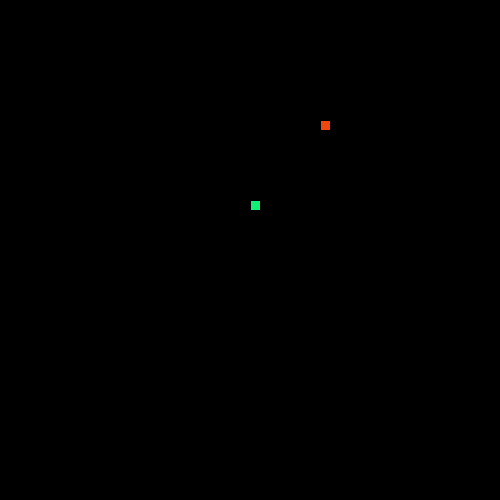
Frame 1 (no input)
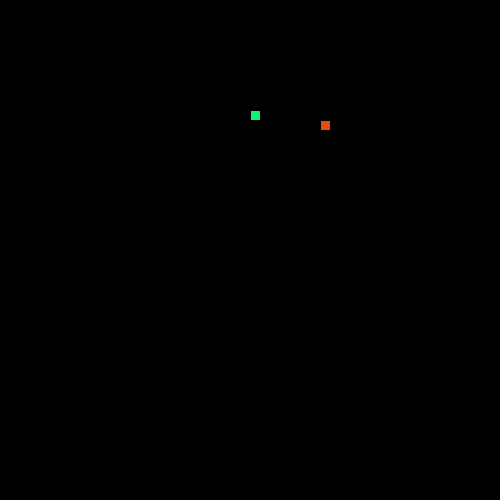
Frame 60 (the mouse pressed at the canvas centre just before this capture)
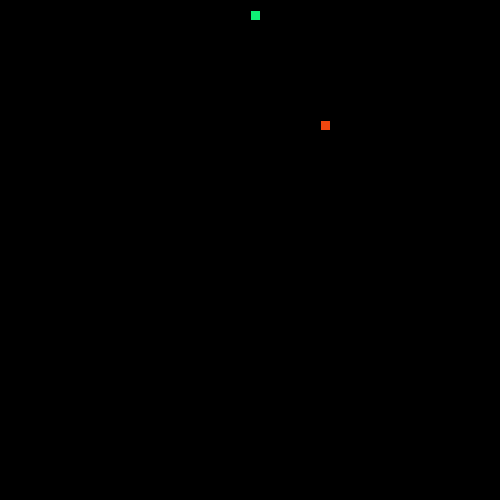
Frame 120 (the mouse held since frame 60 and released just before this capture)

The Processing sketch that drew these frames (run headless with seeded random() and noise(); from frame 60 on, the mouse is pressed at the canvas centre):

// Processing sketch: SnakeRecipe
// ── SnakeRecipe.pde

// 1. Follow the recipe instructions inside the Segment class.

// The Segment class will be used to represent each part of the moving snake.

class Segment {

  //2. Create x and y member variables to hold the location of each segment.
int x;
int y;
  // 3. Add a constructor with parameters to initialize each variable.
Segment(int x, int y){
  this.x= x;
  this.y= y;

}

  // 4. Add getter and setter methods for both the x and y member variables.
  public int getX(){
    return this.x;
  }
  public void setX(int xPosition){
    this.x = xPosition;
  }
  public int getY(){
    return this.y;
  }
  public void setY(int yPosition){
    this.y = yPosition;
  }
}


// 5. Create (but do not initialize) a Segment variable to hold the head of the Snake
 Segment head;


// 6. Create and initialize a String to hold the direction of your snake e.g. "up"
int direction = UP;


// 7. Create and initialize a variable to hold how many pieces of food the snake has eaten.
// give it a value of 1 to start.
int piecesFood = 1;


// 8. Create and initialize foodX and foodY variables to hold the location of the food.
int foodX= ((int)random(50)*10);
int foodY= ((int)random(50)*10);
// (Hint: use the random method to set both the x and y to random locations within the screen size (500 by 500).)

//int foodX = ((int)random(50)*10);



void setup() {

  // 9. Set the size of your sketch (500 by 500).

  size(500, 500);


  // 10. initialize your head to a new segment.
  head = new Segment(250, 200);

  // 11. Use the frameRate(int rate) method to set the rate to 20.
  frameRate(20);
}


void draw() {

  background(0);


  //12. Call the manageTail, drawFood, drawSnake, move, and collision methods.
  manageTail();
  drawFood();
  drawSnake();
  move();
  collision();
}


// 13. Complete the drawFood method below. (Hint: each piece of food should be a 10 by 10 rectangle).

void drawFood() {
  fill(#F0470F);
  square(foodX, foodY, 10);
}


//14. Draw the snake head (use a 10 by 10 rectangle)

void drawSnake() {
  fill(#0FF075);
  square(head.x, head.y, 10);

  //test your code
}


// 15. Complete the move method below.

void move() {

  // 16. Using a switch statement, make your snake head move by 10 pixels in the correct direction.
  //This is an incomplete switch statement:
   switch(direction) {
  case UP:
    // move head up here 
    head.y -= 10;
    break;
  case DOWN:
    // move head down here 
    head.y += 10;
    break;
  case LEFT:
   // figure it out
   head.x -= 10;
    break;
  case RIGHT:
    // mystery code goes here 
    head.x += 10;
    break;
  }

  // 17. Call the checkBoundaries method to make sure the snake head doesn't go off the screen.
  checkBoundaries();
}


// 18. Complete the keyPressed method below. Use if statements to set your direction variable depending on what key is pressed.

void keyPressed() {
  if(keyCode== UP){
    direction = UP;
  }
 else if(keyCode== DOWN){
    direction = DOWN;
  }
  else if(keyCode== RIGHT){
    direction = RIGHT;
  }
  else if(keyCode == LEFT){
    direction = LEFT;
  }
}


// 19. check if your head is out of bounds (teleport your snake head to the other side).

void checkBoundaries() {
  if (head.x >= width){
    head.x = 0;
  }
  else if (head.x <= 0){
    head.x = width;
  }
  else if (head.y <= 0){
    head.y = height;
  }
  else if (head.y >= height){
    head.y = 250;
  }
}



//20. Make sure that the key for your current direction’s opposite doesn’t work(i.e. If you’re going up, down key shouldn’t work)



// 21. Complete the missing parts of the collision method below.

void collision() {

  // If the segment is colliding with a piece of food...
     // Increase the amount of food eaten and set foodX and foodY to new random locations.
}



/**
 
 ** Part 2: making the tail (the rest of the snake)
 
 **/

//  1. Create and initialize an ArrayList of Segments. (This will be your snake tail!)


// 2. Complete the missing parts of the manageTail method below and call it in the draw method.

void manageTail() {

  //Call the drawTail and checkTailCollision methods.

  // Add a new Segment to your ArrayList that has the same X and Y as the head of your snake.

  // To keep your tail the right length:
  // while the tail size is greater than the number of food pieces eaten, remove the first Segment in your tail.

}

void drawTail() {
    // Draw a 10 by 10 rectangle for each Segment in your snake ArrayList.
}


// 3. Complete the missing parts of the bodyCollision method below.

void checkTailCollision() {

  // If your head has the same location as one of your segments...

  // reset your food variable

  //Call this method at the beginning of your manageTail method.
}
